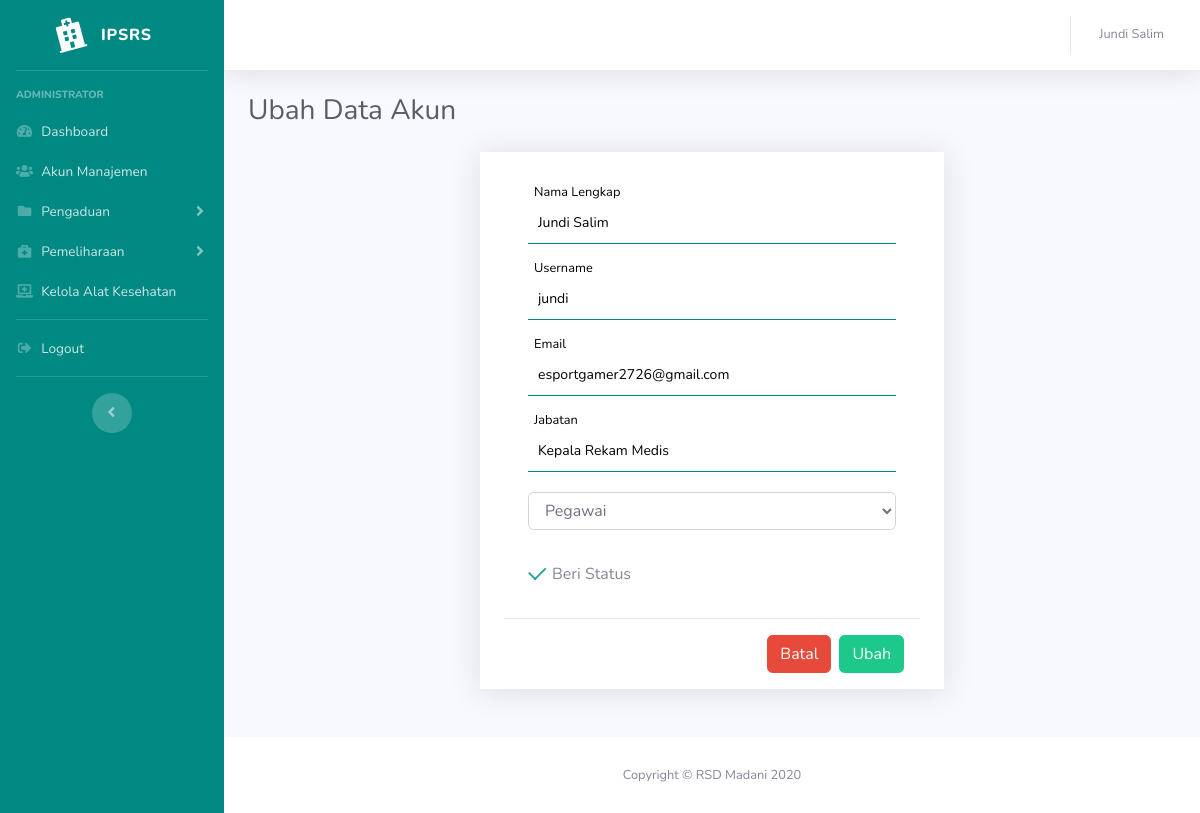
/admin/ubahAkun/jundi, run on the app's committed database.
### tables this page shows
CREATE TABLE `user` (
  `id` int(11) NOT NULL,
  `nama` varchar(128) NOT NULL,
  `username` varchar(128) NOT NULL,
  `email` varchar(128) NOT NULL,
  `lvl` varchar(50) NOT NULL,
  `image` varchar(128) NOT NULL,
  `password` varchar(256) NOT NULL,
  `role_id` int(11) NOT NULL,
  `is_active` int(1) NOT NULL,
  `date_created` int(11) NOT NULL
);

CREATE TABLE `user_role` (
  `id` int(11) NOT NULL,
  `role` varchar(128) NOT NULL
);

### application/controllers/Admin.php (called while the page is built, shortened)
<?php
class Admin extends CI_Controller
{
    public function __construct()
    {
        $this->load->model('Admin_model');
        $this->load->model('User_model');
    }
    public function ubahAkun($un)
    {
        $data['title'] = 'Ubah Data Akun';
        $data['user'] = $this->db->get_where('user', ['username' => $this->session->userdata('username')])->row_array();
        $data['user'] = $this->Admin_model->getUserById($un);
        $this->form_validation->set_rules('nama', 'Nama', 'required|trim');
        $this->form_validation->set_rules('email', 'Email', 'required|trim|valid_email');
        $this->form_validation->set_rules('username', 'Nama Pengguna', 'required|trim');
        $this->form_validation->set_rules('password1', 'Password', 'required|trim|min_length[3]|matches[password2]');
        $this->form_validation->set_rules('password2', 'Password', 'required|trim|matches[password1]');
        if ($this->form_validation->run() == false) {
            $this->load->view('templates/header', $data);
            $this->load->view('templates/sidebarA', $data);
            $this->load->view('templates/topbar', $data);
            $this->load->view('admin/upAkun', $data);
            $this->load->view('templates/footer');
        } else {
            $this->Admin_model->ubah();
            $this->session->set_flashdata('pesan', '<div class="alert alert-success" role="alert">
            Akun berhasil di ubah!</div>');
            redirect('admin/akun');
        }
    }
}

### index.php (called while the page is built, shortened)
<?php
require_once BASEPATH.'core/CodeIgniter.php';

### application/models/Admin_model.php (called while the page is built, shortened)
<?php
class Admin_model extends CI_Model
{
    public function getUserById($un)
    {
        return $this->db->get_where('user', ['username' => $un])->row_array();
    }
}

### application/views/admin/upAkun.php (the view, shortened to what this page needs)
<div class="container justify-content-center">
    <h1 class="h3 mb-4 text-gray-800"><?= $title; ?></h1>
    <div class="row">
        <div class="col-lg mb-5">
            <div style="background-color: #ffffff" class="container-fluid w-50 shadow">
                <form action="" method="post">
                    <div class="modal-body container">
                        <div class="input-form">
                            <input value="<?= $user['nama']; ?>" type="text" id="nama" name="nama" placeholder="Nama Lengkap">
                            <label for="nama">Nama Lengkap</label>
                        </div>
                        <div class="input-form">
                            <input value="<?= $user['username']; ?>" type="text" id="username" name="username" placeholder="Username" readonly>
                            <label for="username">Username</label>
                        </div>
                        <div class="input-form">
                            <input value="<?= $user['email']; ?>" type="text" id="email" name="email" placeholder="Email" readonly>
                            <label for="email">Email</label>
                        </div>
                        <div class="input-form">
                            <input value="<?= $user['lvl']; ?>" type="text" id="lvl" name="lvl" placeholder="Jabatan">
                            <label for="lvl">Jabatan</label>
                        </div>
                        <div class="form-group">
                            <select name="role_id" id="role_id" class="form-control">
                                <?php $role = $this->db->get_where('user_role', ['id' => $user['role_id']])->row();
                                ?>
                                <option value="<?= $role->id ?>"><?= $role->role ?></option>
                            </select>
                        </div>
                        <div class="form-group">
                            <div class="custom-controls-stacked d-block pt-3 pr-2">
                                <label class="custom-control material-checkbox">
                                    Beri Status
                                    <span class="material-control-indicator"></span>
                                </label>
                            </div>
                        </div>
                    </div>
                    <div class="modal-footer">
                        <a class="btn btn-danger" href="<?= base_url(); ?>admin/akun">Batal</a>
                        <button type="submit" class="btn btn-success">Ubah</button>
                    </div>
                </form>
            </div>
        </div>
    </div>
</div>

### application/views/templates/topbar.php (shortened to what this page needs)
<div id="content-wrapper" class="d-flex flex-column">
    <div id="content">
        <nav class="navbar navbar-expand navbar-light bg-white topbar mb-4 static-top shadow">
            <ul class="navbar-nav ml-auto">
                <li class="nav-item dropdown no-arrow">
                    <a class="nav-link dropdown-toggle" href="#" id="userDropdown" role="button" data-toggle="dropdown" aria-haspopup="true" aria-expanded="false">
                        <span class="mr-2 d-none d-lg-inline text-gray-600 small"><?= $user['nama']; ?></span>
                    </a>
                </li>
            </ul>
        </nav>

### assets/css/custom.css (style rules this page uses)
.input-form { display: flex; flex-direction: column-reverse; margin: 1.2em 0; }
.input-form>input, .input-form>label { transition: 0.4s case; }
.input-form>label { padding-left: 0px; transform: translate(4px, -14px) scale(1.02); cursor: text; transform-origin: left top; color: #757575; position: absolute; }
.input-form input:focus, .input-form input:not(:placeholder-shown) { border-bottom: 1px solid #008983; }
.input-form input:not(:placeholder-shown)~label, .input-form input:focus~label { transform: translate(6px, -30px) scale(0.8); padding-left: 0px; color: black; }
.input-form>input { font-size: 14px; padding: 25px 10px 10px 10px; border: none; border-bottom: 1px solid #14cfc6; outline: none; border-radius: 5px 5px 0px 0px; }
.input-form>input::placeholder { opacity: 0; }
.custom-control.material-checkbox { --color: #26a69a; }
.custom-control.material-checkbox .material-control-input:checked~.material-control-indicator { border-color: var(--color); transform: rotateZ(45deg) translate(1px, -5px); width: 10px; border-top: 0px solid #fff; border-left: 0px solid #fff; }
.custom-control.material-checkbox .material-control-indicator { display: inline-block; position: absolute; top: 4px; left: 0; width: 16px; height: 16px; border: 2px solid #aaa; transition: 0.3s; }

### assets/css/custom2.css (style rules this page uses)
a { color: #008983; text-decoration: none; background-color: transparent; }

### data on the page
user: nama "Jundi Salim", username "jundi", email "esportgamer2726@gmail.com", lvl "Kepala Rekam Medis"
user_role: role_id "Pegawai"

### other printed values
$title "Ubah Data Akun"
